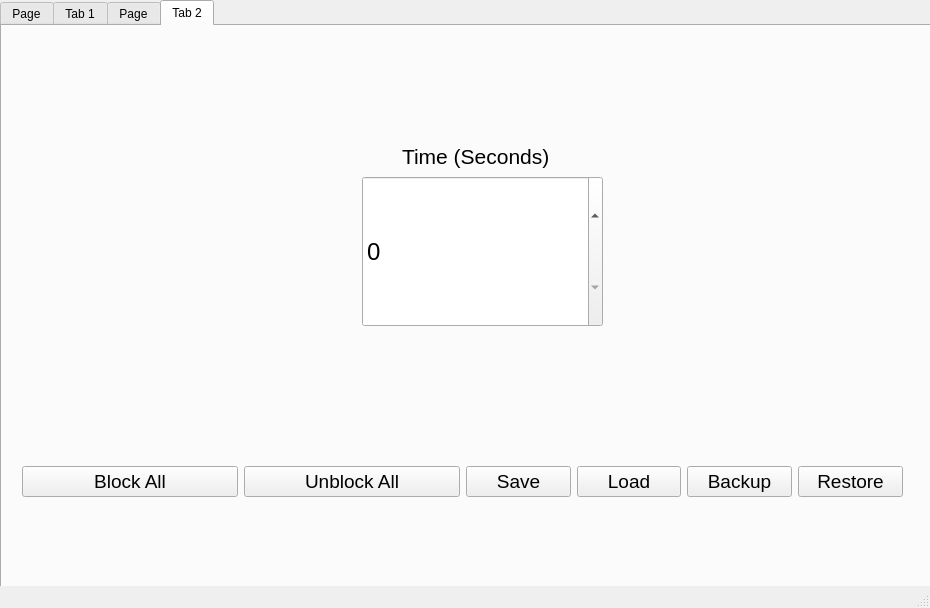
<?xml version="1.0" encoding="UTF-8"?>
<ui version="4.0">
 <class>MainWindow</class>
 <widget class="QMainWindow" name="MainWindow">
  <property name="geometry">
   <rect>
    <x>0</x>
    <y>0</y>
    <width>930</width>
    <height>608</height>
   </rect>
  </property>
  <property name="windowTitle">
   <string>MainWindow</string>
  </property>
  <widget class="QWidget" name="centralwidget">
   <widget class="QTabWidget" name="tabWidget">
    <property name="geometry">
     <rect>
      <x>0</x>
      <y>0</y>
      <width>931</width>
      <height>591</height>
     </rect>
    </property>
    <property name="currentIndex">
     <number>3</number>
    </property>
    <widget class="StatsTab" name="statsTab">
     <attribute name="title">
      <string>Page</string>
     </attribute>
    </widget>
    <widget class="QWidget" name="appTab">
     <property name="enabled">
      <bool>true</bool>
     </property>
     <attribute name="title">
      <string>Tab 1</string>
     </attribute>
     <widget class="QListWidget" name="appListWidget">
      <property name="geometry">
       <rect>
        <x>40</x>
        <y>140</y>
        <width>841</width>
        <height>371</height>
       </rect>
      </property>
     </widget>
     <widget class="QWidget" name="verticalLayoutWidget">
      <property name="geometry">
       <rect>
        <x>40</x>
        <y>20</y>
        <width>841</width>
        <height>121</height>
       </rect>
      </property>
      <layout class="QVBoxLayout" name="verticalLayout">
       <item>
        <widget class="QLabel" name="label">
         <property name="font">
          <font>
           <pointsize>16</pointsize>
          </font>
         </property>
         <property name="text">
          <string>Input File Path:</string>
         </property>
        </widget>
       </item>
       <item>
        <layout class="QHBoxLayout" name="horizontalLayout">
         <item>
          <widget class="QPushButton" name="browseButton">
           <property name="text">
            <string>browse...</string>
           </property>
          </widget>
         </item>
         <item>
          <widget class="QLineEdit" name="pathLineEdit"/>
         </item>
        </layout>
       </item>
      </layout>
     </widget>
    </widget>
    <widget class="QWidget" name="networkTab">
     <attribute name="title">
      <string>Page</string>
     </attribute>
     <widget class="QListWidget" name="dnsListWidget">
      <property name="geometry">
       <rect>
        <x>40</x>
        <y>140</y>
        <width>841</width>
        <height>371</height>
       </rect>
      </property>
     </widget>
     <widget class="QWidget" name="verticalLayoutWidget_2">
      <property name="geometry">
       <rect>
        <x>40</x>
        <y>60</y>
        <width>841</width>
        <height>61</height>
       </rect>
      </property>
      <layout class="QVBoxLayout" name="verticalLayout_2">
       <item>
        <widget class="QLabel" name="label_2">
         <property name="font">
          <font>
           <pointsize>16</pointsize>
          </font>
         </property>
         <property name="text">
          <string>Input URL:</string>
         </property>
        </widget>
       </item>
       <item>
        <widget class="QLineEdit" name="dnsLineEdit"/>
       </item>
      </layout>
     </widget>
    </widget>
    <widget class="QWidget" name="startTab">
     <attribute name="title">
      <string>Tab 2</string>
     </attribute>
     <widget class="QSpinBox" name="durationSpinBox">
      <property name="geometry">
       <rect>
        <x>360</x>
        <y>150</y>
        <width>241</width>
        <height>151</height>
       </rect>
      </property>
      <property name="font">
       <font>
        <pointsize>18</pointsize>
       </font>
      </property>
     </widget>
     <widget class="QWidget" name="gridLayoutWidget">
      <property name="geometry">
       <rect>
        <x>20</x>
        <y>380</y>
        <width>881</width>
        <height>151</height>
       </rect>
      </property>
      <layout class="QGridLayout" name="gridLayout">
       <item row="0" column="0">
        <widget class="QPushButton" name="blockAllButton">
         <property name="font">
          <font>
           <pointsize>14</pointsize>
          </font>
         </property>
         <property name="text">
          <string>Block All</string>
         </property>
        </widget>
       </item>
       <item row="0" column="2">
        <layout class="QGridLayout" name="gridLayout_2">
         <item row="0" column="0">
          <widget class="QPushButton" name="saveButton">
           <property name="font">
            <font>
             <pointsize>14</pointsize>
            </font>
           </property>
           <property name="text">
            <string>Save</string>
           </property>
          </widget>
         </item>
         <item row="0" column="1">
          <widget class="QPushButton" name="loadButton">
           <property name="font">
            <font>
             <pointsize>14</pointsize>
            </font>
           </property>
           <property name="text">
            <string>Load</string>
           </property>
          </widget>
         </item>
        </layout>
       </item>
       <item row="0" column="1">
        <widget class="QPushButton" name="unblockAllButton">
         <property name="font">
          <font>
           <pointsize>14</pointsize>
          </font>
         </property>
         <property name="text">
          <string>Unblock All</string>
         </property>
        </widget>
       </item>
       <item row="0" column="3">
        <layout class="QGridLayout" name="gridLayout_3">
         <item row="0" column="0">
          <widget class="QPushButton" name="backupButton">
           <property name="font">
            <font>
             <pointsize>14</pointsize>
            </font>
           </property>
           <property name="text">
            <string>Backup</string>
           </property>
          </widget>
         </item>
         <item row="0" column="1">
          <widget class="QPushButton" name="restoreButton">
           <property name="font">
            <font>
             <pointsize>14</pointsize>
            </font>
           </property>
           <property name="text">
            <string>Restore</string>
           </property>
          </widget>
         </item>
        </layout>
       </item>
      </layout>
     </widget>
     <widget class="QLabel" name="label_3">
      <property name="geometry">
       <rect>
        <x>400</x>
        <y>90</y>
        <width>201</width>
        <height>81</height>
       </rect>
      </property>
      <property name="font">
       <font>
        <pointsize>16</pointsize>
       </font>
      </property>
      <property name="text">
       <string>Time (Seconds)</string>
      </property>
     </widget>
     <widget class="QLabel" name="label_4">
      <property name="geometry">
       <rect>
        <x>90</x>
        <y>-30</y>
        <width>871</width>
        <height>131</height>
       </rect>
      </property>
      <property name="text">
       <string/>
      </property>
      <property name="pixmap">
       <pixmap resource="icons.qrc">:/icons/icons/locked_in.png</pixmap>
      </property>
     </widget>
    </widget>
   </widget>
  </widget>
  <widget class="QMenuBar" name="menubar">
   <property name="geometry">
    <rect>
     <x>0</x>
     <y>0</y>
     <width>930</width>
     <height>22</height>
    </rect>
   </property>
  </widget>
  <widget class="QStatusBar" name="statusbar"/>
 </widget>
 <customwidgets>
  <customwidget>
   <class>StatsTab</class>
   <extends>QWidget</extends>
   <header>statstab.h</header>
   <container>1</container>
  </customwidget>
 </customwidgets>
 <resources>
  <include location="icons.qrc"/>
 </resources>
 <connections/>
</ui>
